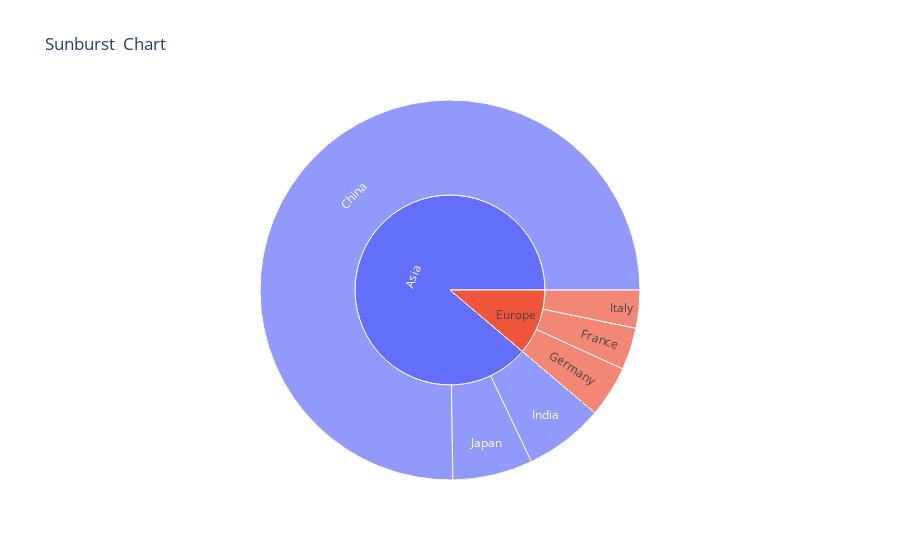

The cell this chart's notebook holds for it:
### Code cell
sunburst_data = pd.DataFrame({
 'region': ["Asia", "Asia", "Asia", "Europe", "Europe", "Europe"],
 'country': ["China", "Japan", "India", "Germany", "France", "Italy"],
 'population': [1409517397, 127484450, 126576461, 82114224, 67106161, 60483973] })
fig = px.sunburst(sunburst_data, path=['region', 'country'], values='population', title='Sunburst  Chart')
fig.show()

### Figure 1 — Plotly figure (JSON) as saved in the notebook; plotly's stock layout.template omitted (floating-point values rounded to 4 significant figures)
{"data": [{"branchvalues": "total", "domain": {"x": [0, 1], "y": [0, 1]}, "hovertemplate": "labels=%{label}<br>population=%{value}<br>parent=%{parent}<br>id=%{id}<extra></extra>", "ids": ["Asia/China", "Europe/France", "Europe/Germany", "Asia/India", "Europe/Italy", "Asia/Japan", "Asia", "Europe"], "labels": ["China", "France", "Germany", "India", "Italy", "Japan", "Asia", "Europe"], "name": "", "parents": ["Asia", "Europe", "Europe", "Asia", "Europe", "Asia", "", ""], "type": "sunburst", "values": [1409517397, 67106161, 82114224, 126576461, 60483973, 127484450, 1663578308, 209704358]}], "layout": {"legend": {"tracegroupgap": 0}, "title": {"text": "Sunburst  Chart"}}}
